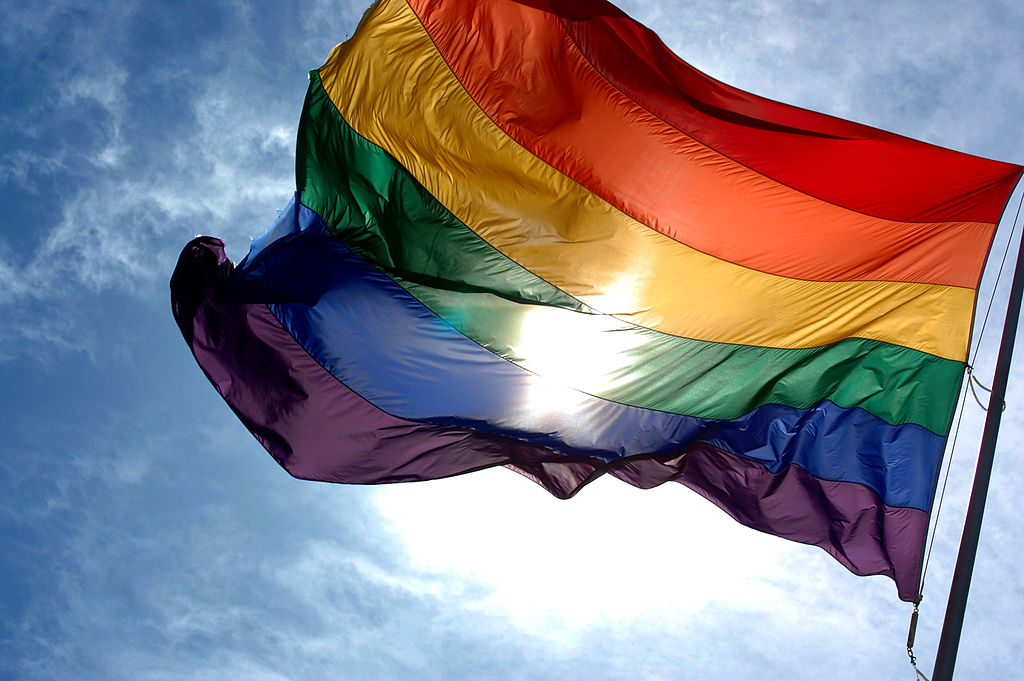
#> input picture 1_intro/4_feature_vectors/images/rainbow_flag.jpg, 1024 x 681 px
$ python 3_histograms_of_oriented_graphs.py
#> lines starting #> are read from the running program, lines starting #| are printed output that depends on the picture
#!/usr/bin/env python3

import numpy as np
import matplotlib.pyplot as plt
import cv2

# Implementation of Histograms of Oriented Graphs (HOG) Algorithm

# 1. Set ROI that covers entire object in image
# 2. Calculate mag and angle of gradient for each pixel in ROI
# 3. Divide detection window into connected cells of pixels to match scale of features
# 4. Create histogram for each cell (mag vs. angle)
# 5. Group adjacent cells into blocks (better performance if blocks overlap)
# 6. Use cells in block to normalize cell histograms in that block.
# 7. From HOG descriptor from all normalized histograms
# 8. Use HOG descriptor to train ML algorithm
# 9. Detect object by looking for part of image similar to HOG pattern

# read in image
image = cv2.imread("images/rainbow_flag.jpg")
#> image is the input picture: shape (681, 1024, 3); mean B, G, R 139.6, 129.7, 134
original_image = cv2.cvtColor(image, cv2.COLOR_BGR2RGB)
gray_image = cv2.cvtColor(image, cv2.COLOR_BGR2GRAY)
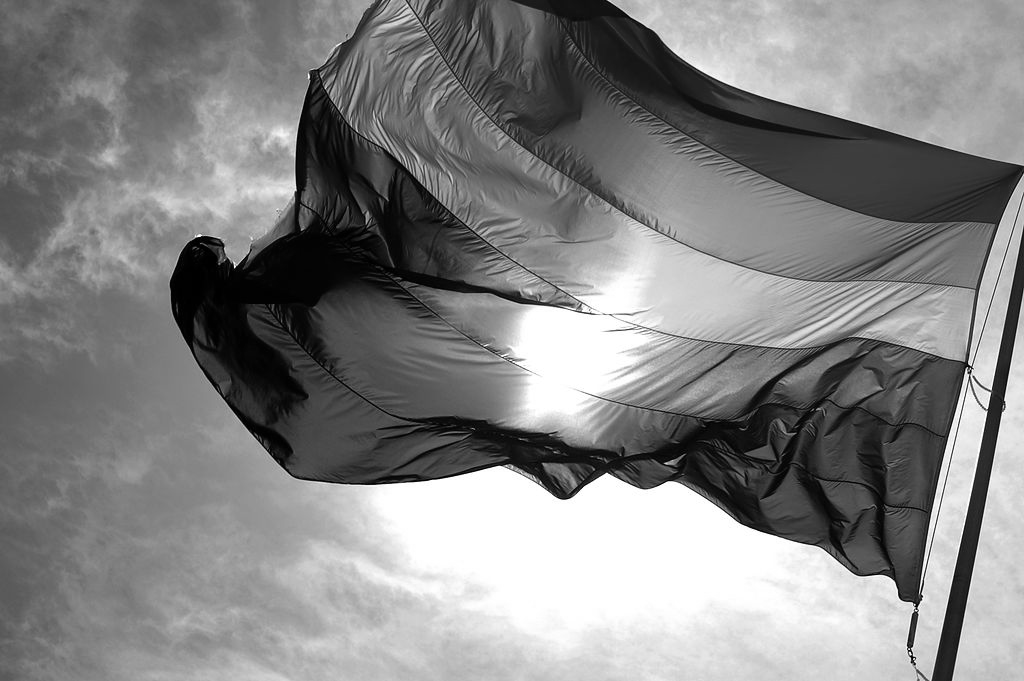
#> gray_image: shape (681, 1024); min 0, max 255, mean 132.1

# Specify the parameters for our HOG descriptor

# Cell Size in pixels (width, height). Must be smaller than the size of the detection window
# and must be chosen so that the resulting Block Size is smaller than the detection window.
cell_size = (6, 6)

# Number of cells per block in each direction (x, y). Must be chosen so that the resulting
# Block Size is smaller than the detection window
num_cells_per_block = (2, 2)

# Block Size in pixels (width, height). Must be an integer multiple of Cell Size.
# The Block Size must be smaller than the detection window
block_size = (num_cells_per_block[0] * cell_size[0],
              num_cells_per_block[1] * cell_size[1])

# Calculate the number of cells that fit in our image in the x and y directions
x_cells = gray_image.shape[1] // cell_size[0]
#> x_cells = 170
y_cells = gray_image.shape[0] // cell_size[1]
#> y_cells = 113

# Horizontal distance between blocks in units of Cell Size. Must be an integer and it must
# be set such that (x_cells - num_cells_per_block[0]) / h_stride = integer.
h_stride = 1

# Vertical distance between blocks in units of Cell Size. Must be an integer and it must
# be set such that (y_cells - num_cells_per_block[1]) / v_stride = integer.
v_stride = 1

# Block Stride in pixels (horizantal, vertical). Must be an integer multiple of Cell Size
block_stride = (cell_size[0] * h_stride, cell_size[1] * v_stride)

# Number of gradient orientation bins
num_bins = 9

# Specify the size of the detection window (Region of Interest) in pixels (width, height).
# It must be an integer multiple of Cell Size and it must cover the entire image. Because
# the detection window must be an integer multiple of cell size, depending on the size of
# your cells, the resulting detection window might be slightly smaller than the image.
# This is perfectly ok.
win_size = (x_cells * cell_size[0] , y_cells * cell_size[1])
#> win_size = (1020, 678)

# Set the parameters of the HOG descriptor using the variables defined above
hog = cv2.HOGDescriptor(win_size, block_size, block_stride, cell_size, num_bins)

# Compute the HOG Descriptor for the gray scale image
hog_descriptor = hog.compute(gray_image)

# Calculate the total number of blocks along the width of the detection window
tot_bx = np.uint32(((x_cells - num_cells_per_block[0]) / h_stride) + 1)
#> tot_bx = 169

# Calculate the total number of blocks along the height of the detection window
tot_by = np.uint32(((y_cells - num_cells_per_block[1]) / v_stride) + 1)
#> tot_by = 112

# Calculate the total number of elements in the feature vector
tot_els = (tot_bx) * (tot_by) * num_cells_per_block[0] * num_cells_per_block[1] * num_bins
#> tot_els = 681408

#################################### VISUALIZE #########################################

# Reshape the feature vector to [blocks_y, blocks_x, num_cells_per_block_x, num_cells_per_block_y, num_bins].
# The blocks_x and blocks_y will be transposed so that the first index (blocks_y) referes to the row number
# and the second index to the column number. This will be useful later when we plot the feature vector, so
# that the feature vector indexing matches the image indexing.
hog_descriptor_reshaped = hog_descriptor.reshape(tot_bx,
                                                 tot_by,
                                                 num_cells_per_block[0],
                                                 num_cells_per_block[1],
                                                 num_bins).transpose((1, 0, 2, 3, 4))

# Print the shape of the feature vector for reference
print('The feature vector has shape:', hog_descriptor.shape)
#| The feature vector has shape: (681408,)

# Print the reshaped feature vector
print('The reshaped feature vector has shape:', hog_descriptor_reshaped.shape)
#| The reshaped feature vector has shape: (112, 169, 2, 2, 9)

# Create an array that will hold the average gradients for each cell
ave_grad = np.zeros((y_cells, x_cells, num_bins))

# Print the shape of the ave_grad array for reference
print('The average gradient array has shape: ', ave_grad.shape)
#| The average gradient array has shape:  (113, 170, 9)

# Create an array that will count the number of histograms per cell
hist_counter = np.zeros((y_cells, x_cells, 1))

# Add up all the histograms for each cell and count the number of histograms per cell
for i in range (num_cells_per_block[0]):
    for j in range(num_cells_per_block[1]):
        ave_grad[i:tot_by + i,
                 j:tot_bx + j] += hog_descriptor_reshaped[:, :, i, j, :]

        hist_counter[i:tot_by + i,
                     j:tot_bx + j] += 1
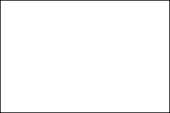
#> hist_counter: shape (113, 170, 1) float64; min 1, max 4, mean 3.94; drawn with min black and max white

# Calculate the average gradient for each cell
ave_grad /= hist_counter

# Calculate the total number of vectors we have in all the cells.
len_vecs = ave_grad.shape[0] * ave_grad.shape[1] * ave_grad.shape[2]
#> len_vecs = 172890

# Create an array that has num_bins equally spaced between 0 and 180 degress in radians.
deg = np.linspace(0, np.pi, num_bins, endpoint = False)

# Each cell will have a histogram with num_bins. For each cell, plot each bin as a vector (with its magnitude
# equal to the height of the bin in the histogram, and its angle corresponding to the bin in the histogram).
# To do this, create rank 1 arrays that will hold the (x,y)-coordinate of all the vectors in all the cells in the
# image. Also, create the rank 1 arrays that will hold all the (U,V)-components of all the vectors in all the
# cells in the image. Create the arrays that will hold all the vector positons and components.
U = np.zeros((len_vecs))
V = np.zeros((len_vecs))
X = np.zeros((len_vecs))
Y = np.zeros((len_vecs))

# Set the counter to zero
counter = 0

# Use the cosine and sine functions to calculate the vector components (U,V) from their maginitudes. Remember the
# cosine and sine functions take angles in radians. Calculate the vector positions and magnitudes from the
# average gradient array
for i in range(ave_grad.shape[0]):
    for j in range(ave_grad.shape[1]):
        for k in range(ave_grad.shape[2]):
            U[counter] = ave_grad[i,j,k] * np.cos(deg[k])
            V[counter] = ave_grad[i,j,k] * np.sin(deg[k])

            X[counter] = (cell_size[0] / 2) + (cell_size[0] * i)
            Y[counter] = (cell_size[1] / 2) + (cell_size[1] * j)

            counter = counter + 1
#> after the loop, counter = 172890

# Create the bins in degress to plot our histogram.
angle_axis = np.linspace(0, 180, num_bins, endpoint = False)
angle_axis += ((angle_axis[1] - angle_axis[0]) / 2)

# Create a figure with 4 subplots arranged in 2 x 2
fig, ((a,b),(c,d)) = plt.subplots(2,2)

# Set the title of each subplot
a.set(title = 'Gray Scale Image\n(Click to Zoom)')
b.set(title = 'HOG Descriptor\n(Click to Zoom)')
c.set(title = 'Zoom Window', xlim = (0, 18), ylim = (0, 18), autoscale_on = False)
d.set(title = 'Histogram of Gradients')

# Plot the gray scale image
a.imshow(gray_image, cmap = 'gray')
a.set_aspect(aspect = 1)

# Plot the feature vector (HOG Descriptor)
b.quiver(Y, X, U, V, color = 'white', headwidth = 0, headlength = 0, scale_units = 'inches', scale = 5)
b.invert_yaxis()
b.set_aspect(aspect = 1)
b.set_facecolor('black')

# Define function for interactive zoom
#def onpress(event):

#Unless the left mouse button is pressed do nothing
#if event.button != 1:
#    return

# Only accept clicks for subplots a and b
#if event.inaxes in [a, b]:

# Get mouse click coordinates
#x, y = event.xdata, event.ydata

# Select the cell closest to the mouse click coordinates
#cell_num_x = np.uint32(x / cell_size[0])
#cell_num_y = np.uint32(y / cell_size[1])

# Set the edge coordinates of the rectangle patch
#edgex = x - (x % cell_size[0])
#edgey = y - (y % cell_size[1])

# Create a rectangle patch that matches the the cell selected above
#rect = patches.Rectangle((edgex, edgey),
#                            cell_size[0], cell_size[1],
#                            linewidth = 1,
#                            edgecolor = 'magenta',
#                            facecolor='none')

# A single patch can only be used in a single plot. Create copies
# of the patch to use in the other subplots
#rect2 = copy.copy(rect)
#rect3 = copy.copy(rect)

# Update all subplots
a.clear()
a.set(title = 'Gray Scale Image\n(Click to Zoom)')
a.imshow(gray_image, cmap = 'gray')
a.set_aspect(aspect = 1)
#a.add_patch(rect)

b.clear()
b.set(title = 'HOG Descriptor\n(Click to Zoom)')
b.quiver(Y, X, U, V, color = 'white', headwidth = 0, headlength = 0, scale_units = 'inches', scale = 5)
b.invert_yaxis()
b.set_aspect(aspect = 1)
b.set_facecolor('black')
#b.add_patch(rect2)

c.clear()
c.set(title = 'Zoom Window')
c.quiver(Y, X, U, V, color = 'white', headwidth = 0, headlength = 0, scale_units = 'inches', scale = 1)
#c.set_xlim(edgex - cell_size[0], edgex + (2 * cell_size[0]))
#c.set_ylim(edgey - cell_size[1], edgey + (2 * cell_size[1]))
c.invert_yaxis()
c.set_aspect(aspect = 1)
c.set_facecolor('black')
#c.add_patch(rect3)

d.clear()
d.set(title = 'Histogram of Gradients')
d.grid()
d.set_xlim(0, 180)
d.set_xticks(angle_axis)
d.set_xlabel('Angle')
#d.bar(angle_axis,
#        ave_grad[cell_num_y, cell_num_x, :],
#        180 // num_bins,
#        align = 'center',
#        alpha = 0.5,
#        linewidth = 1.2,
#        edgecolor = 'k')

fig.canvas.draw()

# Create a connection between the figure and the mouse click
#fig.canvas.mpl_connect('button_press_event', onpress)
plt.show()
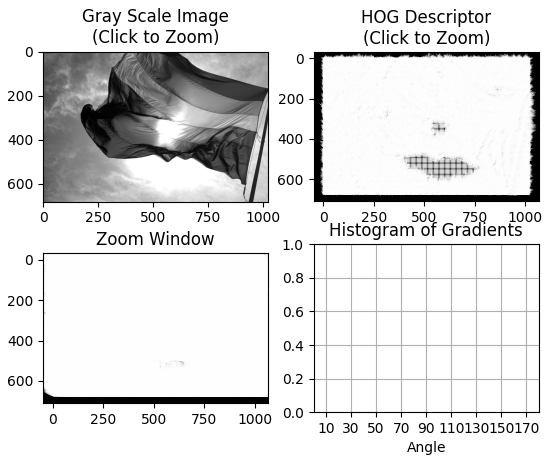
#> figure drawn by matplotlib, 3 panels

$ run again, with 1_intro/4_feature_vectors/images/Team.jpeg copied over 1_intro/4_feature_vectors/images/rainbow_flag.jpg
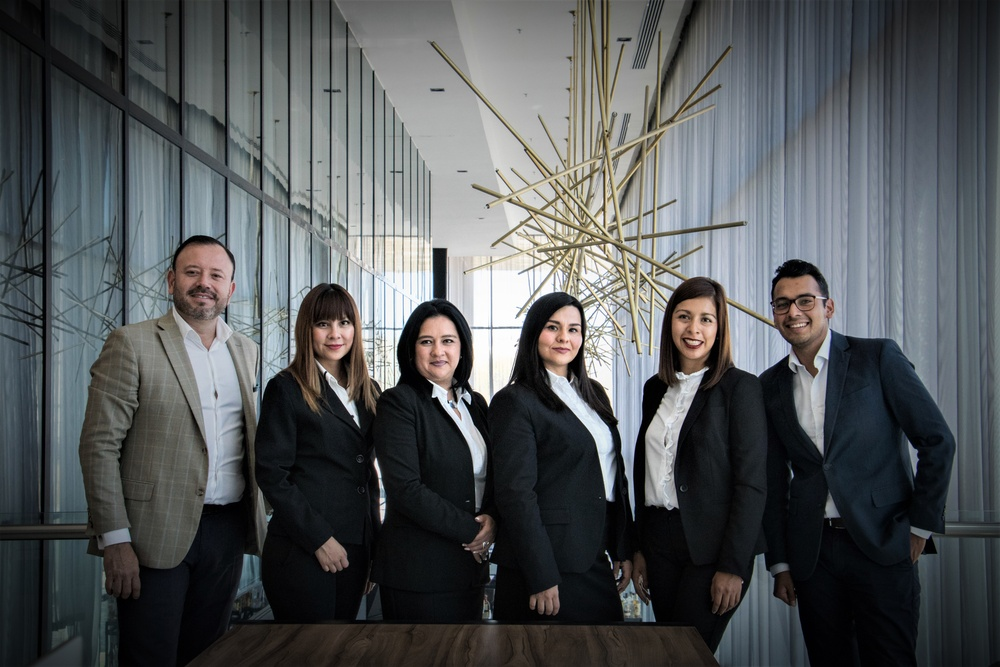
#> input picture 1_intro/4_feature_vectors/images/Team.jpeg, 1000 x 667 px, shrunk from 5905 x 3937 before the run
#> image is the input picture: shape (667, 1000, 3); mean B, G, R 88.3, 86.5, 83.2
#> `gray_image = cv2.cvtColor(image, cv2.COLOR_BGR2GRAY)`:
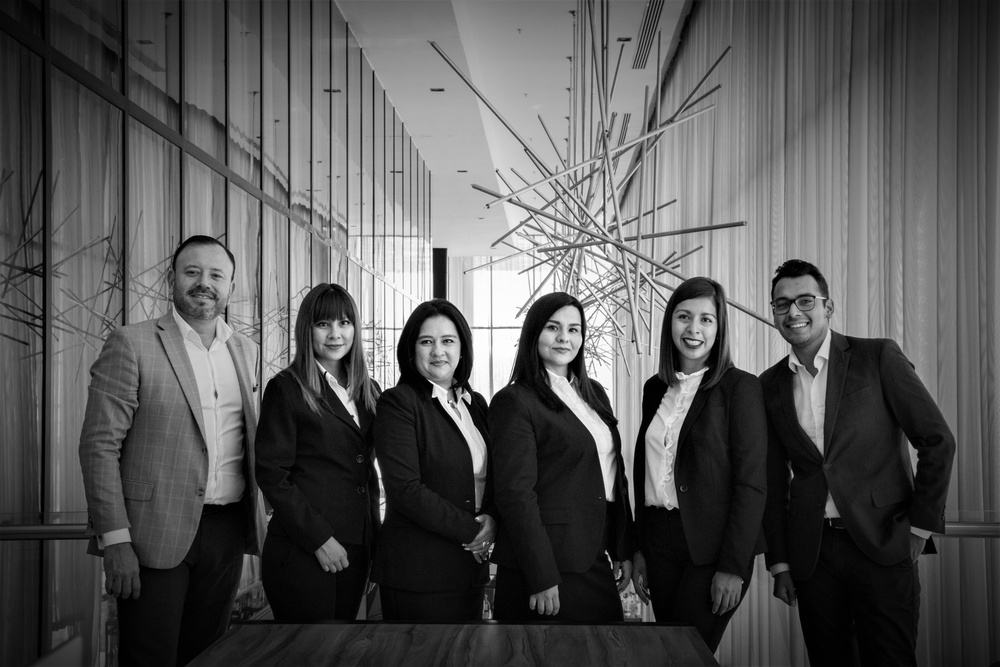
#> gray_image: shape (667, 1000); min 0, max 255, mean 85.7
#| The feature vector has shape: (653400,)
#| The reshaped feature vector has shape: (110, 165, 2, 2, 9)
#| The average gradient array has shape:  (111, 166, 9)
#> after the loop `for i in range(ave_grad.shape[0]):`: counter = 165834
#> `plt.show()`:
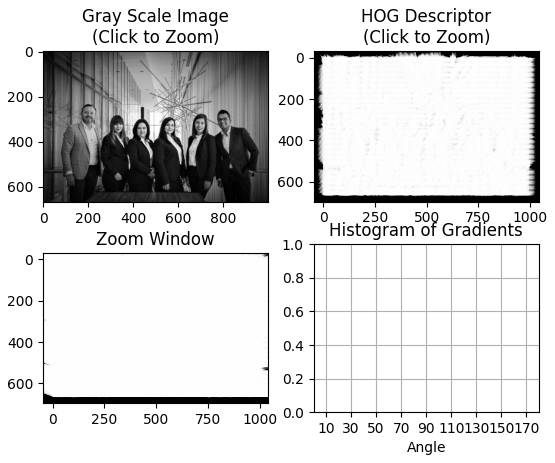
#> figure drawn by matplotlib, 3 panels

$ run again, with 1_intro/4_feature_vectors/images/cat.jpeg copied over 1_intro/4_feature_vectors/images/rainbow_flag.jpg
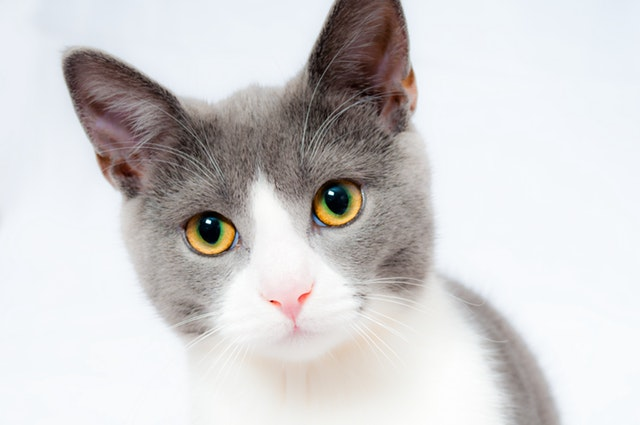
#> input picture 1_intro/4_feature_vectors/images/cat.jpeg, 640 x 425 px
#> image is the input picture: shape (425, 640, 3); mean B, G, R 208.1, 207.7, 209.6
#| The feature vector has shape: (260820,)
#| The reshaped feature vector has shape: (69, 105, 2, 2, 9)
#| The average gradient array has shape:  (70, 106, 9)
#> after the loop `for i in range (num_cells_per_block[0]):`:
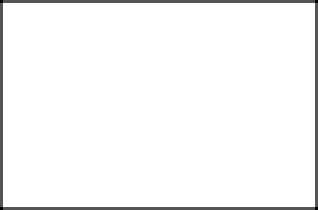
#> hist_counter: shape (70, 106, 1) float64 (shown 3 times larger); min 1, max 4, mean 3.91; drawn with min black and max white
#> after the loop `for i in range(ave_grad.shape[0]):`: counter = 66780
#> `plt.show()`:
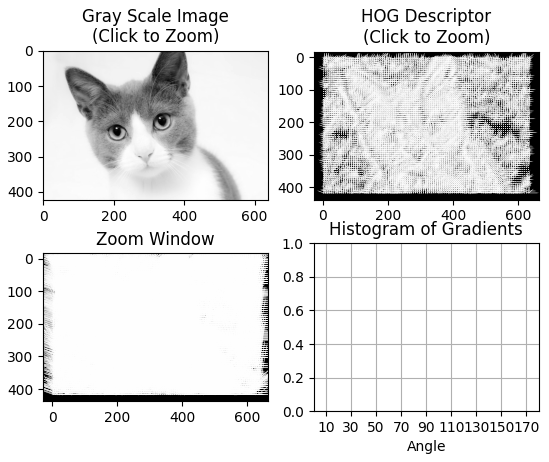
#> figure drawn by matplotlib, 3 panels
